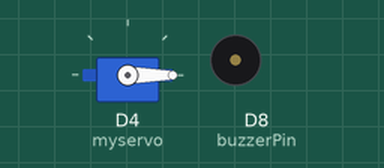
A sketch run on a simulated ESP8266 (NodeMCU). On the bench: servo, buzzer (waves = sounding). Random numbers use the default seed unless the sketch sets one.

Above: at 1.1 s.
At 17.8 s:
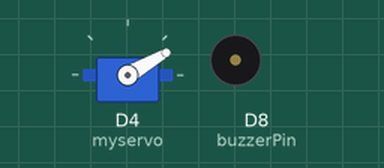
At 28.61 s:
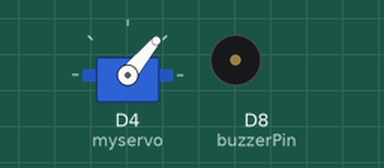
At 39.11 s:
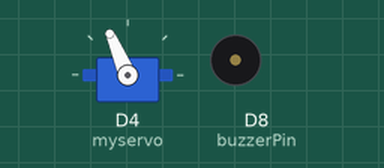
Timing chart, 0 to 40.0 s (numbered marks = the images above):
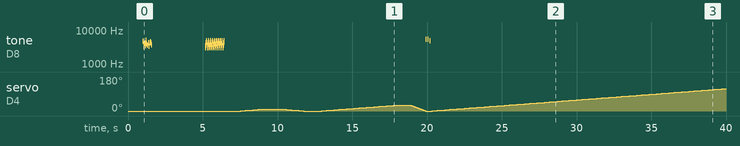

Measured:
- by itself, servo on D4 (myservo): 0° → 1° at 7.5 s, → 2° 0.17 s later, → 3° 0.17 s later, → 4° 0.17 s later, … (198 changes in this stretch)
- by itself, tone on D8 (buzzerPin): plays 4634 Hz for 0.01 s, 3176 Hz for 0.01 s, 4000 Hz for 0.01 s, 4067 Hz for 0.01 s, 3468 Hz for 0.01 s, 4929 Hz for 0.01 s … (117 notes in this stretch)

The sketch:

cat_SG90_new.ino
```cpp
/*
В функции smoothMove из предыдущего примера за резкость отвечает параметр speedDelay.
Чем он меньше, тем быстрее движение.
Однако, для максимально резкого рывка (на который только способен мотор),
лучше использовать стандартный метод writeMicroseconds без всяких циклов.
Вот код, реализующий вашу схему: плавно на 10°, плавно в 0°, плавно на 20° и резкий возврат.

Математика расчета:
Весь диапазон (180°): 2500-500 = 2000 мкс.
Сколько мкс в 1 градусе:  2000/180 = 11.11 мкс.
Для 10 градусов: 10х11.11  = 111 мкс.

Следовательно, чтобы повернуться на 10 градусов от начальной точки (500),
нужно подать: 500+111 =   611 мкс.
*/

#include <Servo.h>
Servo myservo;

const int MIN_MS = 500;
const int MAX_MS = 2500;
int currentPos   = 500;
int buzzerPin    = D8;      // Пин для наушника

void setup() {
  // — это инициализирует генератор случайных чисел шумом со свободного пина.
  randomSeed(analogRead(0));

  myservo.attach(D4, MIN_MS, MAX_MS);
  myservo.writeMicroseconds(currentPos);
  delay(1000); // Даем время встать в начало
}

void smoothMove(int targetAngle, int speedDelay) {
  int targetUs = map(targetAngle, 0, 180, MIN_MS, MAX_MS);
  while (currentPos != targetUs) {
    if (currentPos < targetUs) currentPos++;
    else currentPos--;
    myservo.writeMicroseconds(currentPos);
    delay(speedDelay);
  }
}

// Функция для мгновенного рывка (без плавности)
void instantMove(int targetAngle) {
  currentPos = map(targetAngle, 0, 180, MIN_MS, MAX_MS);
  myservo.writeMicroseconds(currentPos);
  // Небольшая пауза обязательна, чтобы мотор физически успел долететь
  delay(200);
}

void mouseChirp() {
  // Серия коротких высокочастотных писков
  for (int i = 0; i < 3; i++) {
    tone(buzzerPin, (unsigned int)random(4000, 6000), 50);
    //tone(buzzerPin, random(4000, 6000), 50); // Случайный писк
    delay(70);
    noTone(buzzerPin);
    delay(50);
  }
}

void manualChirp(int pin, int freq, int duration) {
  long period = 1000000L / freq;
  long startTime = millis();
  while (millis() - startTime < duration) {
    digitalWrite(pin, HIGH);
    delayMicroseconds(period / 2);
    digitalWrite(pin, LOW);
    delayMicroseconds(period / 2);
  }
}

// исправленная стрекоза
void cricketSound() {
  for (int i = 0; i < 10; i++) { // 10 циклов стрекотания
    // Быстрый "вжик" вверх по частоте
    for (unsigned int f = 3000; f < 5000; f += 200) {
      tone(buzzerPin, f, 15);
      delay(10);
    }
    noTone(buzzerPin);
    delay(30); // Короткая пауза между стрекотанием
  }
}

// пробуйте «птичье чириканье» (свип вниз)
void birdChirp() {
  for (unsigned int f = 7000; f > 4000; f -= 100) {
    tone(buzzerPin, f, 10);
    delay(5);
  }
  noTone(buzzerPin);
}


/*
Да! Все = ОК!  Хотелось внести в звуки элемент разнообразия
типа random по длительности и частотам
Это отличная идея! Random сделает игрушку «живой»,
и кот не сможет предугадать её поведение.
Если звуки будут каждый раз немного разными,
это не даст ему быстро привыкнуть к алгоритму.
Чтобы это работало красиво, мы создадим функцию playRandomSound(),
которая будет выбирать один из типов звуков и каждый раз генерировать
его с новыми случайными параметрами.
*/

void playRandomSound() {
  int soundType = random(0, 3); // Выбираем тип звука: 0, 1 или 2

  if (soundType == 0) {
    // Случайный мышиный писк
    int count = random(2, 5); // От 2 до 4 писков
    for (int i = 0; i < count; i++) {
      unsigned int freq = random(5000, 9000); // Высокий писк
      tone(buzzerPin, freq, random(30, 80));
      delay(random(50, 150));
    }
  }
  else if (soundType == 1) {
    // Случайная птичка (свип вниз)
    unsigned int startF = random(6000, 9000);
    unsigned int endF = startF - random(2000, 3000);
    for (unsigned int f = startF; f > endF; f -= 150) {
      tone(buzzerPin, f, 10);
      delay(7);
    }
  }
  else {
    // Случайное стрекотание
    int clicks = random(5, 15);
    for (int i = 0; i < clicks; i++) {
      tone(buzzerPin, (unsigned int)random(3000, 5000), 10);
      delay(random(20, 60));
    }
  }
  noTone(buzzerPin);
}


void loop() {

  int clicks =2;
  int i = 0;

  for (int i = 0; i < clicks; i++) {
     playRandomSound();
     delay(random(500, 1600));
    }


  birdChirp();
  delay(1000);
  cricketSound();
  delay(1000);

  // 1. Плавно на 10 градусов
  smoothMove(10, 15);
  delay(1000);
  manualChirp(buzzerPin, 5000, 50);

  // 2. Плавно обратно в 0
  smoothMove(0, 15);
  delay(1000);
  manualChirp(buzzerPin, 5000, 50);

  // 3. Плавно на 30 градусов
  smoothMove(30, 15);
  delay(1000);
  manualChirp(buzzerPin, 5000, 50);
  // 4. БЫСТРЫЙ, НО БЕРЕЖНЫЙ ВОЗВРАТ в 0
  // Вместо мгновенного рывка ставим задержку 2-3 мс.
  // Это уберет "ударный" шум и спасет пластиковые шестерни.
  smoothMove(0, 3);

  mouseChirp(); // Пищим перед тем как убежать
  //smoothMove(60, 5);

// 3. Плавно на 30 градусов
  smoothMove(170, 15);
  delay(1000);


  // 4. РЕЗКИЙ РЫВОК в 0 (эффект "сбежавшей мыши")
  instantMove(0);

  delay(3000); // Пауза перед новым циклом
}
```
